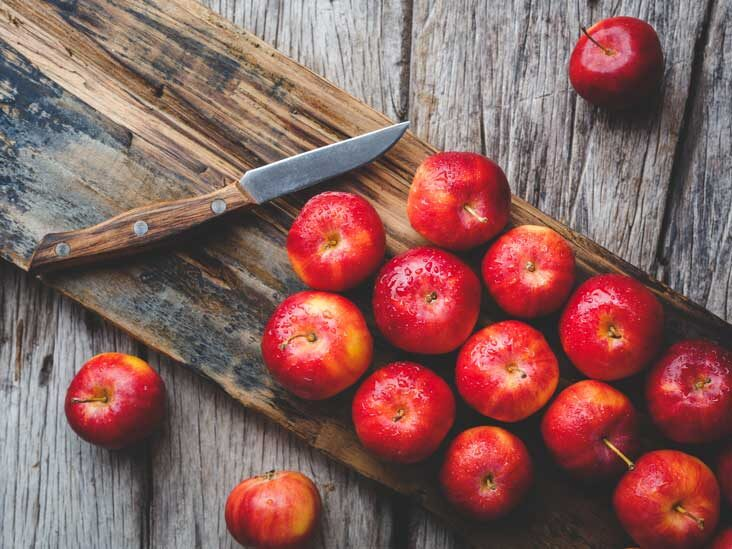
#> input picture assets/apples.jpg, 732 x 549 px, found by its file name
$ jupyter execute canny_edge_detection.ipynb
#> lines starting #> are read from the running program, lines starting #| are printed output that depends on the picture
[cell 1]
import cv2
import numpy as np
from matplotlib import pyplot as plt

[cell 2]
img = cv2.imread('apples.jpg',0)
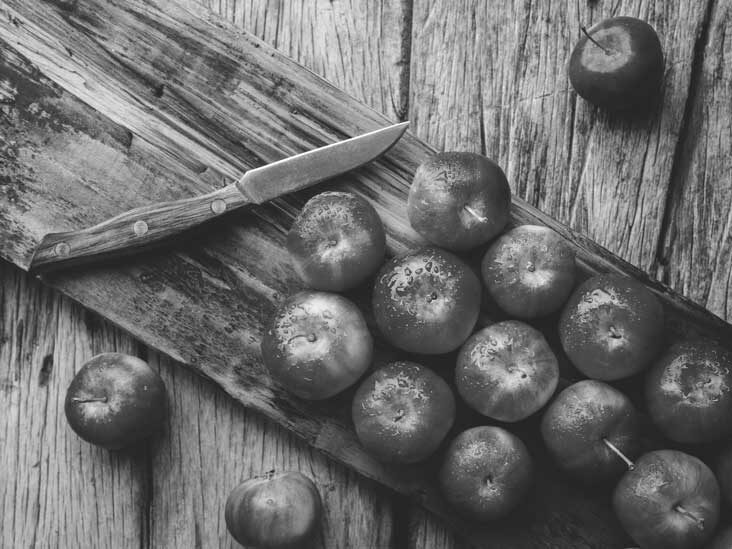
#> img: shape (549, 732); min 20, max 255, mean 108.6
edges = cv2.Canny(img,100,200)
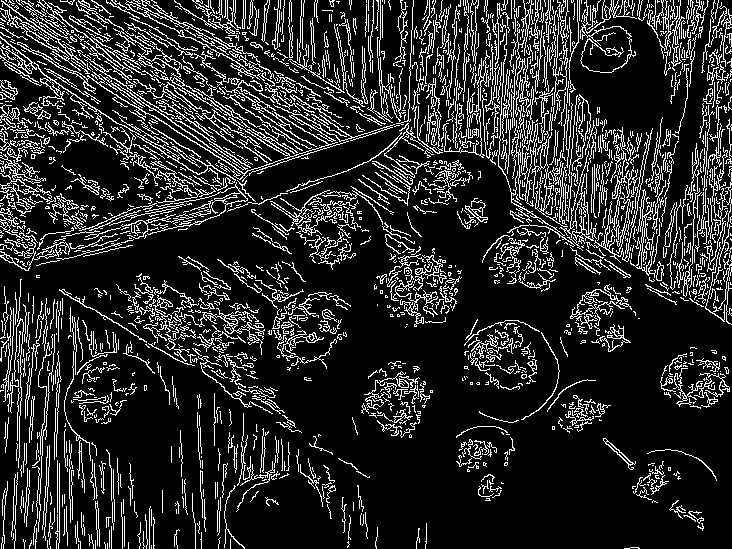
#> edges: shape (549, 732); 16% white in thin lines or dots

[cell 3]
plt.subplot(121),plt.imshow(img,cmap = 'gray')
plt.title('Original Image'), plt.xticks([]), plt.yticks([])
plt.subplot(122),plt.imshow(edges,cmap = 'gray')
plt.title('Edge Image'), plt.xticks([]), plt.yticks([])
plt.show()
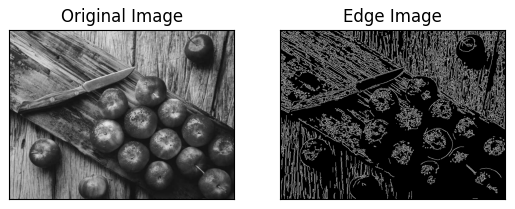
#> figure drawn by matplotlib, 2 panels
